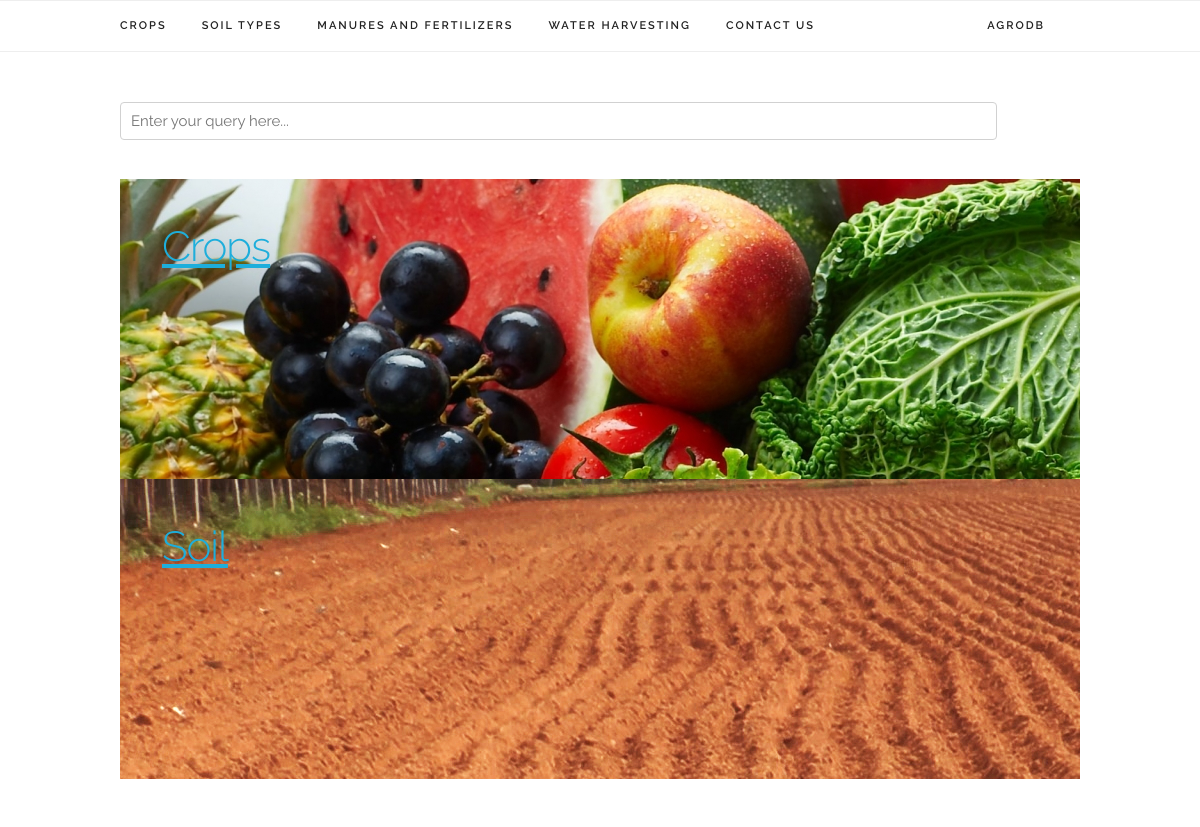
The page / on the database its author committed.
### tables this page shows
CREATE TABLE IF NOT EXISTS `primary_category` (
`cat_id` int(5) NOT NULL,
  `cat_name` varchar(30) NOT NULL
);

### index.php (the view, shortened to what this page needs)
<?php
  require_once("./workspace/initialize_database.php");
?>
<!DOCTYPE html>
<html lang="en">
<head>
  <link rel="stylesheet" href="css/normalize.css">
  <link rel="stylesheet" href="css/skeleton.css">
  <link rel="stylesheet" href="css/custom.css">
</head>
<body>
  <?php require("./includes/layout/navbar.php") ?>
  <div style="padding-top:5rem">
    <div class="container">
      <div id="query-section" class="row">
        <div class="eleven columns">
          <input class="u-full-width" type="text" placeholder="Enter your query here..." id="mainSearchInput">
        </div>
      </div>
      <br/>
<?php
$main_categories = $mysqli->query("SELECT * FROM primary_category");
while($main_categories_list = $main_categories->fetch_assoc()) {
  echo '<a href="category.php?category='.$main_categories_list['cat_id'].'">
        <div id="'.$main_categories_list['cat_name'].'-section" class="row" style="height:20em;background:url(./images/front-page-'.$main_categories_list['cat_name'].'.jpg)">
          <h2 style="padding:1em">'.$main_categories_list['cat_name'].'</h2>
        </div>
      </a>';
}
?>
      <br/>
      <br/>
    </div>
  </div>
</body>
</html>

### css/skeleton.css (style rules this page uses)
.container { position: relative; width: 100%; max-width: 960px; margin: 0 auto; padding: 0 20px; box-sizing: border-box; }
.column, .columns { width: 100%; float: left; box-sizing: border-box; }
@media (min-width: 400px) { .container { width: 85%; padding: 0; } }
@media (min-width: 550px) { .container { width: 80%; } }
@media (min-width: 550px) { .column, .columns { margin-left: 4%; } }
@media (min-width: 550px) { .column:first-child, .columns:first-child { margin-left: 0; } }
@media (min-width: 550px) { .eleven.columns { width: 91.3333333333%; } }
html { font-size: 62.5%; }
body { font-size: 1.5em; line-height: 1.6; font-weight: 400; font-family: "Raleway", "HelveticaNeue", "Helvetica Neue", Helvetica, Arial, sans-serif; color: #222; }
h1, h2, h3, h4, h5, h6 { margin-top: 0; margin-bottom: 2rem; font-weight: 300; }
h2 { font-size: 3.6rem; line-height: 1.25; letter-spacing: -.1rem; }
@media (min-width: 550px) { h2 { font-size: 4.2rem; } }
a { color: #1EAEDB; }
input[type="email"], input[type="number"], input[type="search"], input[type="text"], input[type="tel"], input[type="url"], input[type="password"], textarea, select { height: 38px; padding: 6px 10px; background-color: #fff; border: 1px solid #D1D1D1; border-radius: 4px; box-shadow: none; box-sizing: border-box; }
input[type="email"], input[type="number"], input[type="search"], input[type="text"], input[type="tel"], input[type="url"], input[type="password"], textarea { -webkit-appearance: none; -moz-appearance: none; appearance: none; }
input, textarea, select, fieldset { margin-bottom: 1.5rem; }
.u-full-width { width: 100%; box-sizing: border-box; }
.container:after, .row:after, .u-cf { content: ""; display: table; clear: both; }

### css/custom.css (style rules this page uses)
.container { max-width: 1024px; }

### rows shown on the page
primary_category: cat_name (picture), cat_name "Crops"
primary_category: cat_name (picture), cat_name "Soil"
